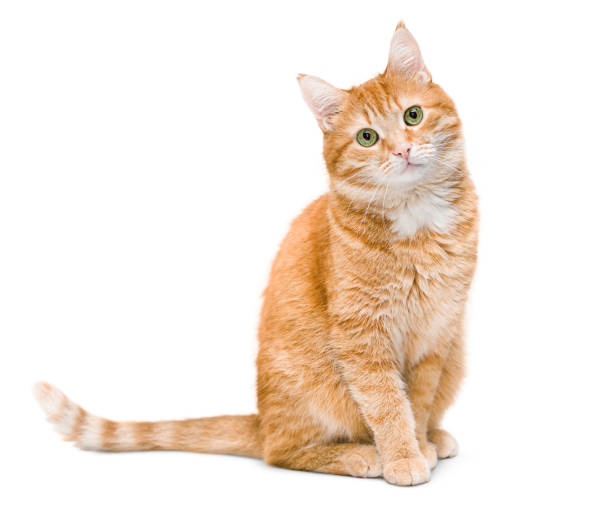
#> input picture 01_sandbox/cat.jpg, 612 x 531 px
$ python test_figure.py
#> lines starting #> are read from the running program, lines starting #| are printed output that depends on the picture
import cv2
import matplotlib.pyplot as plt

# Загружаем фото
img = cv2.imread("cat.jpg")
#> img is the input picture: shape (531, 612, 3); mean B, G, R 224.7, 234.5, 245.6
img_rgb = cv2.cvtColor(img, cv2.COLOR_BGR2RGB)

# Создаём холст
plt.figure(figsize=(12, 5))

# 1 картинка
plt.subplot(1, 3, 1)
plt.imshow(img_rgb)
plt.title("Оригинал")
plt.axis("off")

# 2 картинка (серый через cvtColor)
gray = cv2.cvtColor(img, cv2.COLOR_BGR2GRAY)
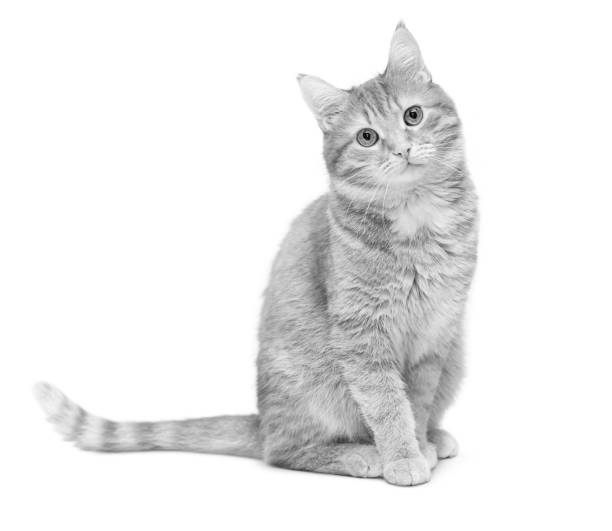
#> gray: shape (531, 612); min 2, max 255, mean 236.7
plt.subplot(1, 3, 2)
plt.imshow(gray, cmap="gray")
plt.title("Ч/б (cvtColor)")
plt.axis("off")

# 3 картинка (синий канал)
b, g, r = cv2.split(img)
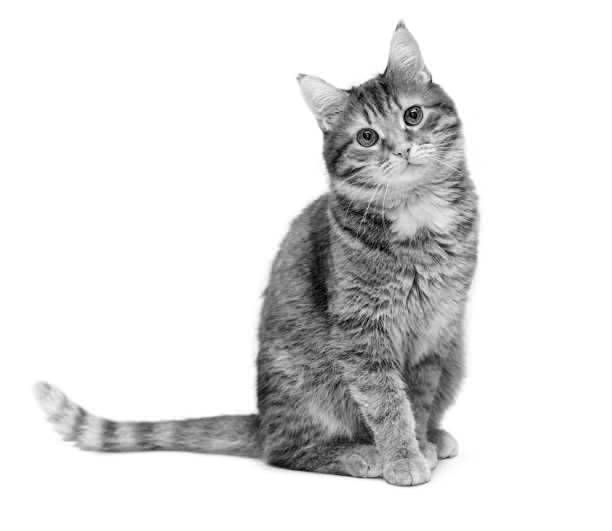
#> b: shape (531, 612); min 0, max 255, mean 224.7
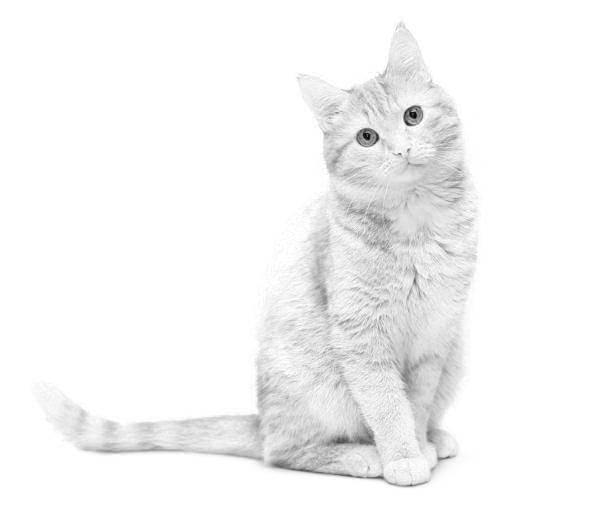
#> r: shape (531, 612); min 4, max 255, mean 245.6
plt.subplot(1, 3, 3)
plt.imshow(b, cmap="gray")
plt.title("Синий канал")
plt.axis("off")

plt.show()
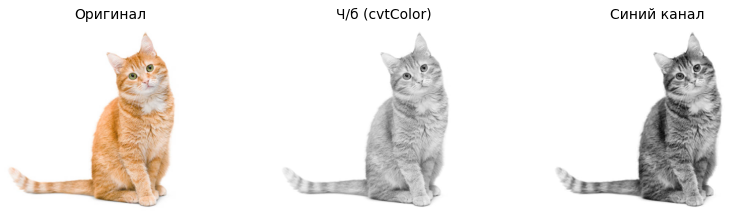
#> figure drawn by matplotlib, 3 panels

$ run again, with 01_sandbox/apples.jpg copied over 01_sandbox/cat.jpg
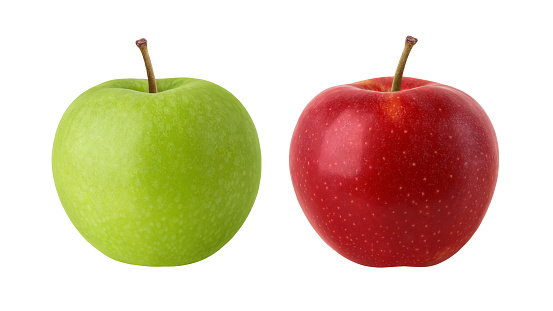
#> input picture 01_sandbox/apples.jpg, 553 x 311 px
#> img is the input picture: shape (311, 553, 3); mean B, G, R 176.6, 200.6, 219.6
#> `b, g, r = cv2.split(img)`:
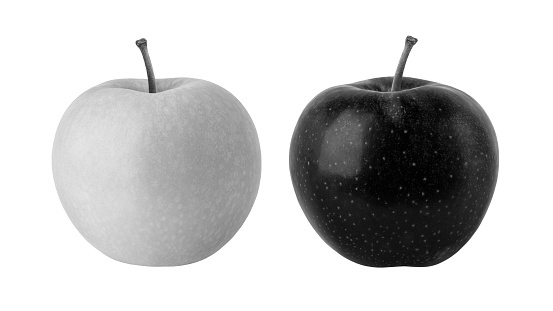
#> g: shape (311, 553); min 0, max 255, mean 200.6
#> `b, g, r = cv2.split(img)`:
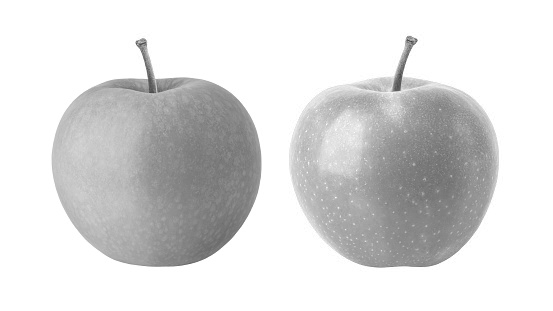
#> r: shape (311, 553); min 60, max 255, mean 219.6
